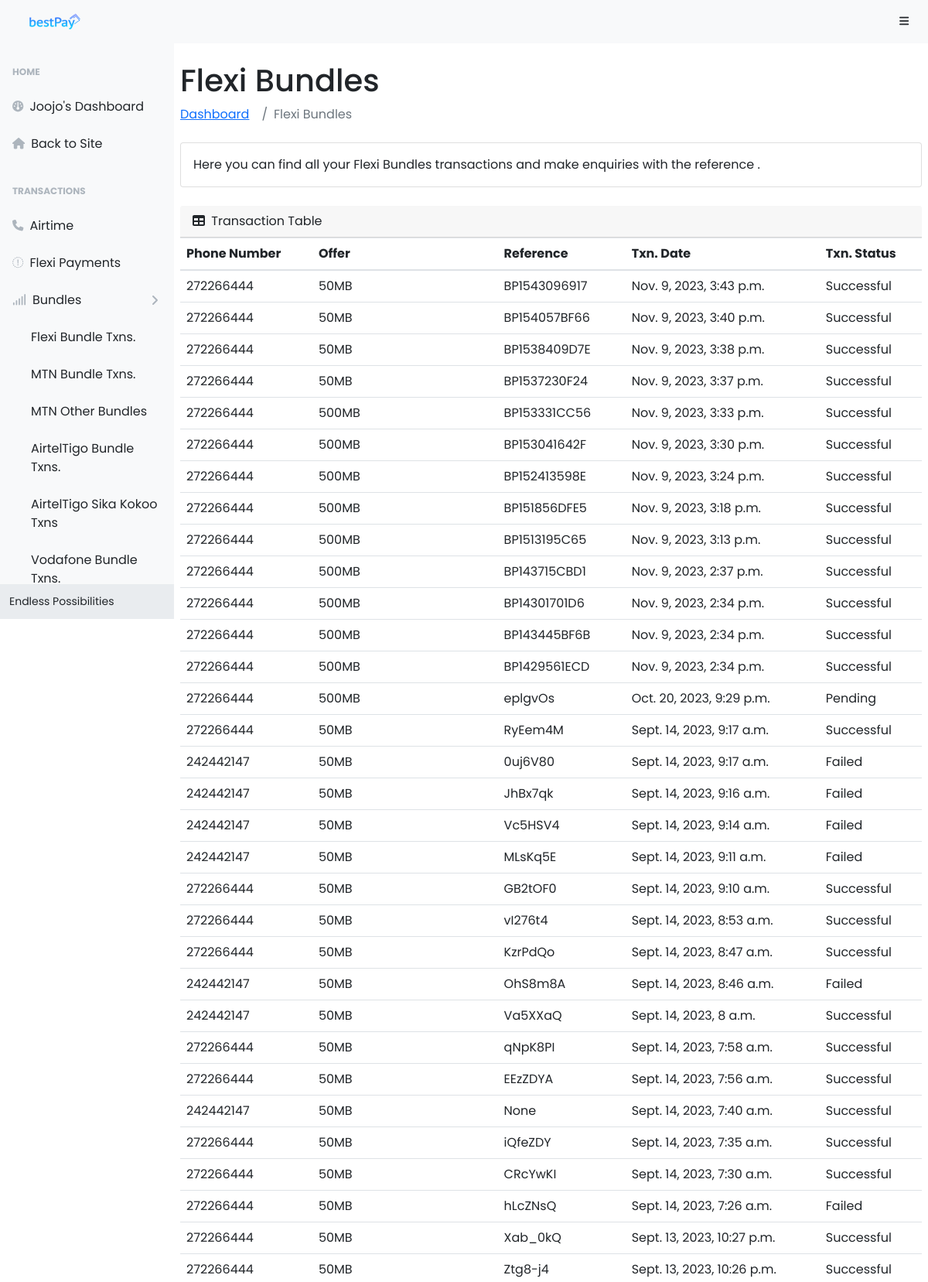
/dashboard/txn_table/ishare_bundles/ (signed in, upper part), run on the app's committed database.
### bestPayApp/models.py (models this page shows, shortened)
class CustomUser(AbstractUser):
    first_name = models.CharField(max_length=100, null=False, blank=False)
    last_name = models.CharField(max_length=100, null=False, blank=False)
    username = models.CharField(max_length=100, null=False, blank=False, unique=True)
    email = models.EmailField(max_length=250, null=False, blank=False)
    wallet = models.FloatField(null=True, blank=True, default=0.0)
    phone = models.PositiveIntegerField(null=True, blank=True)
    password1 = models.CharField(max_length=100, null=False, blank=False)
    password2 = models.CharField(max_length=100, null=False, blank=False)

class IShareBundleTransaction(models.Model):
    user = models.ForeignKey(CustomUser, on_delete=models.CASCADE)
    email = models.EmailField(max_length=250, null=False, blank=True)
    bundle_number = models.BigIntegerField(null=False, blank=False)
    offer = models.CharField(max_length=250, null=False, blank=False)
    batch_id = models.CharField(max_length=250, null=False, blank=False)
    message = models.CharField(max_length=250, null=True, blank=True)
    reference = models.CharField(max_length=20, null=True, blank=True)
    transaction_date = models.DateTimeField(auto_now_add=True)
    transaction_status = models.CharField(max_length=100, null=False)
    description = models.CharField(max_length=500, null=True, blank=True)

### bestPayApp/dashboard/dashboardViews.py (the view)
# urls.py: path("dashboard/txn_table/<str:keyword>/", dashboardViews.txn_table, name='txn_table'),
@login_required(login_url='login')
def txn_table(request, keyword):
    data = helper.data_needed_from_model(keyword, request.user)
    model_data = data["model_data"]
    heading = data["heading"]
    return render(request, 'dashboard/layouts/tables.html', context={'data': model_data, 'heading': heading})

### bestPayApp/templates/dashboard/layouts/tables.html (shortened to what this page needs)
{% extends 'dashboard/base.html' %}
    {% block content %}
        {% include 'dashboard/inc/navbar.html' %}
        <div id="layoutSidenav">
            {% include 'dashboard/inc/sideNav.html' %}
            <div id="layoutSidenav_content">
                <main>
                    <div class="container px-2">
                        <h1 class="mt-4">{{ heading }}</h1>
                        <ol style="background-color: transparent" class="breadcrumb mb-4">
                            <li class="breadcrumb-item"><a href="{% url 'user-dashboard' %}">Dashboard</a></li>
                            <li class="breadcrumb-item active">{{ heading }}</li>
                        </ol>
                        <div class="card mb-4">
                            <div class="card-body">
                                Here you can find all your {{ heading }} transactions and make enquiries with the reference
                                .
                            </div>
                        </div>
                        <div class="mb-4">
                            <div class="card-header">
                                <i class="fas fa-table me-1"></i>
                                Transaction Table
                            </div>
                            <div class="table-responsive">
                                <table class="table" id="table_id">
                                    <thead>
                                        <tr>
                                            <th>Phone Number</th>
                                            <th>Offer</th>
                                            <th>Reference</th>
                                            <th>Txn. Date</th>
                                            <th>Txn. Status</th>
                                        </tr>
                                    </thead>
                                    <tbody>
                                    {% for txn in data %}
                                        <tr>
                                            <td>{{ txn.bundle_number}}</td>
                                            <td>{{ txn.offer}}</td>
                                            <td>{{ txn.reference}}</td>
                                            <td>{{ txn.transaction_date}}</td>
                                            <td>{{ txn.transaction_status}}</td>
                                        </tr>
                                    {% endfor %}
                                    </tbody>
                                </table>
                            </div>
                        </div>
                    </div>
                </main>
            </div>
        </div>
    {% endblock %}

### bestPayApp/templates/dashboard/inc/sideNav.html (shortened to what this page needs)
<div id="layoutSidenav_nav">
                <nav class="sb-sidenav accordion sb-sidenav-light" id="sidenavAccordion">
                    <div class="sb-sidenav-menu">
                        <div class="nav">
                            <div class="sb-sidenav-menu-heading">Home</div>
                            <a class="nav-link" href="{% url 'user-dashboard' %}">
                                <div class="sb-nav-link-icon"><i class="fa-solid fa-gauge"></i></div>
                                {{ request.user.username | capfirst }}'s Dashboard
                            </a>
                            <a class="nav-link" href="{% url 'home' %}">
                                <div class="sb-nav-link-icon"><i class="fa-solid fa-house"></i></div>
                                Back to Site
                            </a>
                            <div class="sb-sidenav-menu-heading">Transactions</div>
                            <a class="nav-link collapsed" href="{% url 'user-dashboard' %}" aria-expanded="false" aria-controls="collapseLayouts">
                                <div class="sb-nav-link-icon"><i class="fa-solid fa-phone"></i></div>
                                Airtime
                            </a>
                            <a class="nav-link collapsed" href="{% url 'flexi_payment_table' %}" aria-expanded="false" aria-controls="collapseLayouts">
                                <div class="sb-nav-link-icon"><i class="fa-solid fa-money"></i></div>
                                Flexi Payments
                            </a>
                            <a class="nav-link collapsed" href="#" data-bs-toggle="collapse" data-bs-target="#collapseLayouts" aria-expanded="false" aria-controls="collapseLayouts">
                                <div class="sb-nav-link-icon"><i class="fa-solid fa-signal"></i></div>
                                Bundles
                                <div class="sb-sidenav-collapse-arrow"><i class="fas fa-angle-down"></i></div>
                            </a>
                            <div class="collapse show" id="collapseLayouts" aria-labelledby="headingOne" data-bs-parent="#sidenavAccordion">
                                <nav class="sb-sidenav-menu-nested nav">
                                    <a class="nav-link" href="{% url 'txn_table' keyword="ishare_bundles" %}">Flexi Bundle Txns.</a>
                                    <a class="nav-link" href="{% url 'txn_table' keyword="mtn_bundles" %}">MTN Bundle Txns.</a>
                                    <a class="nav-link" href="{% url 'txn_table' keyword="mtn_other_bundles" %}">MTN Other Bundles</a>
                                    <a class="nav-link" href="{% url 'txn_table' keyword="airteltigo_bundles" %}">AirtelTigo Bundle Txns.</a>
                                    <a class="nav-link" href="{% url 'txn_table' keyword="airteltigo_sika_kokoo" %}">AirtelTigo Sika Kokoo Txns</a>
                                    <a class="nav-link" href="{% url 'txn_table' keyword="vodafone_bundles" %}">Vodafone Bundle Txns.</a>
                                </nav>
                            </div>
                        </div>
                    </div>
                    <div class="sb-sidenav-footer">
                        <div class="small">Endless Possibilities</div>
                    </div>
                </nav>
            </div>

### data on the page
CustomUser: user.username "Joojo"
IShareBundleTransaction: bundle_number "272266444", offer "50MB", reference "BP1543096917", transaction_date "Nov. 9, 2023, 3:43 p.m.", transaction_status "Successful"
IShareBundleTransaction: bundle_number "272266444", offer "50MB", reference "BP154057BF66", transaction_date "Nov. 9, 2023, 3:40 p.m.", transaction_status "Successful"
IShareBundleTransaction: bundle_number "272266444", offer "50MB", reference "BP1538409D7E", transaction_date "Nov. 9, 2023, 3:38 p.m.", transaction_status "Successful"
IShareBundleTransaction: bundle_number "272266444", offer "50MB", reference "BP1537230F24", transaction_date "Nov. 9, 2023, 3:37 p.m.", transaction_status "Successful"
IShareBundleTransaction: bundle_number "272266444", offer "500MB", reference "BP153331CC56", transaction_date "Nov. 9, 2023, 3:33 p.m.", transaction_status "Successful"
IShareBundleTransaction: bundle_number "272266444", offer "500MB", reference "BP153041642F", transaction_date "Nov. 9, 2023, 3:30 p.m.", transaction_status "Successful"
IShareBundleTransaction: bundle_number "272266444", offer "500MB", reference "BP152413598E", transaction_date "Nov. 9, 2023, 3:24 p.m.", transaction_status "Successful"
IShareBundleTransaction: bundle_number "272266444", offer "500MB", reference "BP151856DFE5", transaction_date "Nov. 9, 2023, 3:18 p.m.", transaction_status "Successful"
IShareBundleTransaction: bundle_number "272266444", offer "500MB", reference "BP1513195C65", transaction_date "Nov. 9, 2023, 3:13 p.m.", transaction_status "Successful"
IShareBundleTransaction: bundle_number "272266444", offer "500MB", reference "BP143715CBD1", transaction_date "Nov. 9, 2023, 2:37 p.m.", transaction_status "Successful"
IShareBundleTransaction: bundle_number "272266444", offer "500MB", reference "BP14301701D6", transaction_date "Nov. 9, 2023, 2:34 p.m.", transaction_status "Successful"
IShareBundleTransaction: bundle_number "272266444", offer "500MB", reference "BP143445BF6B", transaction_date "Nov. 9, 2023, 2:34 p.m.", transaction_status "Successful"
IShareBundleTransaction: bundle_number "272266444", offer "500MB", reference "BP1429561ECD", transaction_date "Nov. 9, 2023, 2:34 p.m.", transaction_status "Successful"
IShareBundleTransaction: bundle_number "272266444", offer "500MB", reference "eplgvOs", transaction_date "Oct. 20, 2023, 9:29 p.m.", transaction_status "Pending"
IShareBundleTransaction: bundle_number "272266444", offer "50MB", reference "RyEem4M", transaction_date "Sept. 14, 2023, 9:17 a.m.", transaction_status "Successful"
IShareBundleTransaction: bundle_number "242442147", offer "50MB", reference "0uj6V80", transaction_date "Sept. 14, 2023, 9:17 a.m.", transaction_status "Failed"
IShareBundleTransaction: bundle_number "242442147", offer "50MB", reference "JhBx7qk", transaction_date "Sept. 14, 2023, 9:16 a.m.", transaction_status "Failed"
IShareBundleTransaction: bundle_number "242442147", offer "50MB", reference "Vc5HSV4", transaction_date "Sept. 14, 2023, 9:14 a.m.", transaction_status "Failed"
IShareBundleTransaction: bundle_number "242442147", offer "50MB", reference "MLsKq5E", transaction_date "Sept. 14, 2023, 9:11 a.m.", transaction_status "Failed"
IShareBundleTransaction: bundle_number "272266444", offer "50MB", reference "GB2tOF0", transaction_date "Sept. 14, 2023, 9:10 a.m.", transaction_status "Successful"
IShareBundleTransaction: bundle_number "272266444", offer "50MB", reference "vI276t4", transaction_date "Sept. 14, 2023, 8:53 a.m.", transaction_status "Successful"
IShareBundleTransaction: bundle_number "272266444", offer "50MB", reference "KzrPdQo", transaction_date "Sept. 14, 2023, 8:47 a.m.", transaction_status "Successful"
IShareBundleTransaction: bundle_number "242442147", offer "50MB", reference "OhS8m8A", transaction_date "Sept. 14, 2023, 8:46 a.m.", transaction_status "Failed"
IShareBundleTransaction: bundle_number "242442147", offer "50MB", reference "Va5XXaQ", transaction_date "Sept. 14, 2023, 8 a.m.", transaction_status "Successful"
IShareBundleTransaction: bundle_number "272266444", offer "50MB", reference "qNpK8PI", transaction_date "Sept. 14, 2023, 7:58 a.m.", transaction_status "Successful"
IShareBundleTransaction: bundle_number "272266444", offer "50MB", reference "EEzZDYA", transaction_date "Sept. 14, 2023, 7:56 a.m.", transaction_status "Successful"
IShareBundleTransaction: bundle_number "242442147", offer "50MB", reference "None", transaction_date "Sept. 14, 2023, 7:40 a.m.", transaction_status "Successful"
IShareBundleTransaction: bundle_number "272266444", offer "50MB", reference "iQfeZDY", transaction_date "Sept. 14, 2023, 7:35 a.m.", transaction_status "Successful"
IShareBundleTransaction: bundle_number "272266444", offer "50MB", reference "CRcYwKI", transaction_date "Sept. 14, 2023, 7:30 a.m.", transaction_status "Successful"
IShareBundleTransaction: bundle_number "272266444", offer "50MB", reference "hLcZNsQ", transaction_date "Sept. 14, 2023, 7:26 a.m.", transaction_status "Failed"
IShareBundleTransaction: bundle_number "272266444", offer "50MB", reference "Xab_0kQ", transaction_date "Sept. 13, 2023, 10:27 p.m.", transaction_status "Successful"
IShareBundleTransaction: bundle_number "272266444", offer "50MB", reference "Ztg8-j4", transaction_date "Sept. 13, 2023, 10:26 p.m.", transaction_status "Successful"

### other printed values
{{ heading }} "Flexi Bundles"
